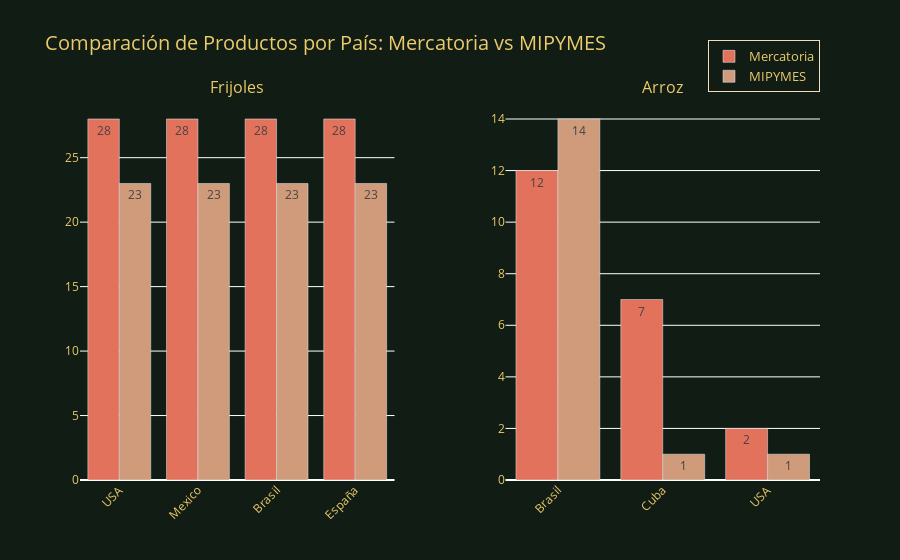

Write notebook code for a chart like this one.
### Code cell
from graph import barr_comp
figura = barr_comp(datos_completos, data_mer)
figura.show()

### Figure 1 — Plotly figure (JSON) as saved in the notebook; plotly's stock layout.template omitted (floating-point values rounded to 4 significant figures)
{"data": [{"marker": {"color": "#E2725B"}, "name": "Mercatoria", "text": ["28", "28", "28", "28"], "textposition": "auto", "type": "bar", "x": ["USA", "Mexico", "Brasil", "España"], "xaxis": "x", "y": [28, 28, 28, 28], "yaxis": "y"}, {"marker": {"color": "#CF9B7A"}, "name": "MIPYMES", "text": ["23", "23", "23", "23"], "textposition": "auto", "type": "bar", "x": ["USA", "Mexico", "Brasil", "España"], "xaxis": "x", "y": [23, 23, 23, 23], "yaxis": "y"}, {"marker": {"color": "#E2725B"}, "name": "Mercatoria", "showlegend": false, "text": ["12", "7", "2"], "textposition": "auto", "type": "bar", "x": ["Brasil", "Cuba", "USA"], "xaxis": "x2", "y": [12, 7, 2], "yaxis": "y2"}, {"marker": {"color": "#CF9B7A"}, "name": "MIPYMES", "showlegend": false, "text": ["14", "1", "1"], "textposition": "auto", "type": "bar", "x": ["Brasil", "Cuba", "USA"], "xaxis": "x2", "y": [14, 1, 1], "yaxis": "y2"}], "layout": {"annotations": [{"font": {"color": "#EBCB6A", "size": 16}, "showarrow": false, "text": "Frijoles", "x": 0.2125, "xanchor": "center", "xref": "paper", "y": 1, "yanchor": "bottom", "yref": "paper"}, {"font": {"color": "#EBCB6A", "size": 16}, "showarrow": false, "text": "Arroz", "x": 0.7875, "xanchor": "center", "xref": "paper", "y": 1, "yanchor": "bottom", "yref": "paper"}], "legend": {"bordercolor": "#F4DDB8", "borderwidth": 1, "font": {"color": "#EBCB6A", "size": 13}, "orientation": "v", "x": 1, "xanchor": "right", "y": 1.02, "yanchor": "bottom"}, "paper_bgcolor": "#111C15", "plot_bgcolor": "#111C15", "title": {"font": {"color": "#EBCB6A", "size": 20}, "text": "Comparación de Productos por País: Mercatoria vs MIPYMES"}, "xaxis": {"anchor": "y", "domain": [0, 0.425], "tickangle": -45, "tickfont": {"color": "#EBCB6A", "size": 12}, "title": {"font": {"color": "#EBCB6A", "size": 14}}}, "xaxis2": {"anchor": "y2", "domain": [0.575, 1], "tickangle": -45, "tickfont": {"color": "#EBCB6A", "size": 12}, "title": {"font": {"color": "#EBCB6A", "size": 14}}}, "yaxis": {"anchor": "x", "domain": [0, 1], "tickfont": {"color": "#EBCB6A", "size": 12}, "title": {"font": {"color": "#EBCB6A", "size": 14}}}, "yaxis2": {"anchor": "x2", "domain": [0, 1], "tickfont": {"color": "#EBCB6A", "size": 12}, "title": {"font": {"color": "#EBCB6A", "size": 14}}}}}
